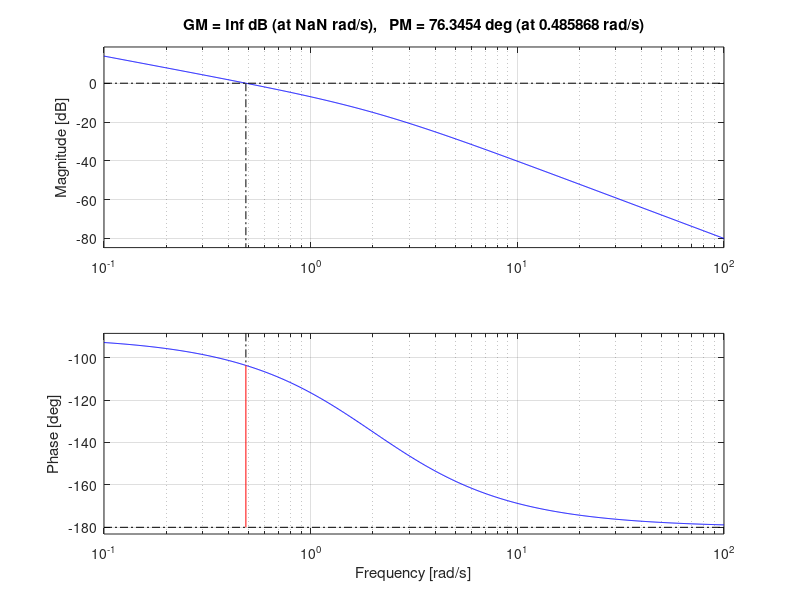
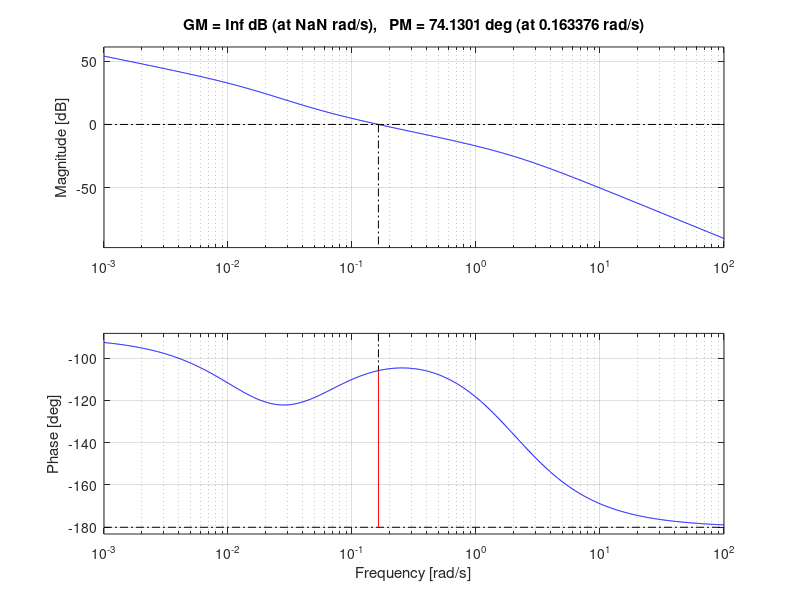
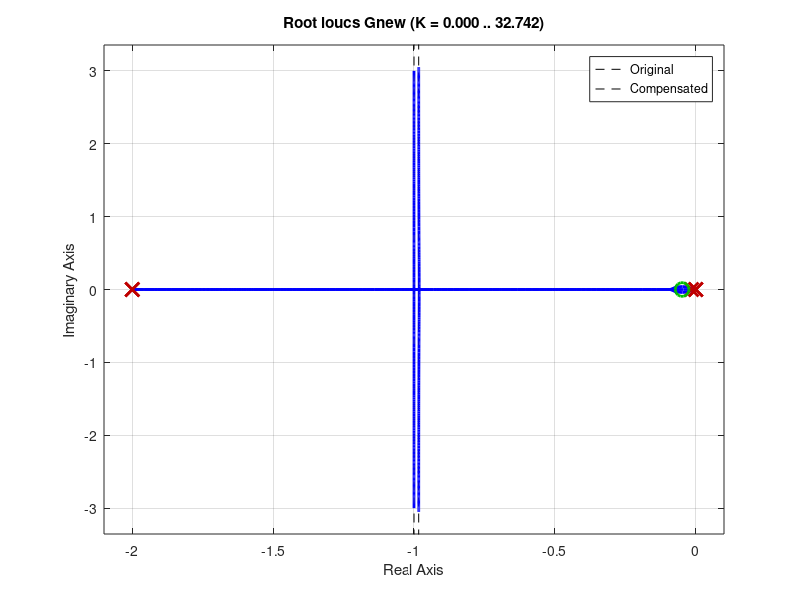

Reproduce these figures in MATLAB, in order.
clc;
clear;
close all;

s = tf('s');

% Given transfer function
G = 1/(s*(s+2));

% Bode plot
figure;
margin(G);
grid on;

% Required phase margin
PM_required = 50;

[GM, PM, Wcg, Wcp] = margin(G);

% Lag compensator parameters
phi = PM - PM_required + 5;
phi = max(phi, 1);

beta = (1+sind(phi))/(1-sind(phi));

wm = Wcp;
T = 10/wm;

% Lag compensator
Gc = (1+T*s)/(1+beta*T*s);

% Compensated system
Gnew = Gc*G;

disp('Lag Compensator:');
Gc

% Compensated Bode plot
figure;
margin(Gnew);
grid on;

% Root locus
figure;
rlocus(G);
hold on;
rlocus(Gnew);
grid on;
legend('Original','Compensated');
